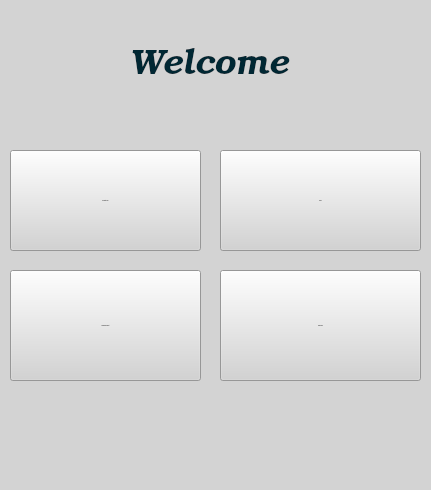
<?xml version="1.0" encoding="UTF-8"?>
<ui version="4.0">
 <class>MainWindow</class>
 <widget class="QMainWindow" name="MainWindow">
  <property name="geometry">
   <rect>
    <x>0</x>
    <y>0</y>
    <width>431</width>
    <height>490</height>
   </rect>
  </property>
  <property name="windowTitle">
   <string>Attendence marking System</string>
  </property>
  <property name="windowIcon">
   <iconset resource="resources.qrc">
    <normaloff>:/images/attendance.png</normaloff>:/images/attendance.png</iconset>
  </property>
  <property name="toolTipDuration">
   <number>-3</number>
  </property>
  <property name="styleSheet">
   <string notr="true">background-color: lightgray;</string>
  </property>
  <widget class="QWidget" name="centralwidget">
   <widget class="QLabel" name="welcomeLable">
    <property name="geometry">
     <rect>
      <x>130</x>
      <y>40</y>
      <width>161</width>
      <height>51</height>
     </rect>
    </property>
    <property name="font">
     <font>
      <family>URW Bookman L</family>
      <pointsize>26</pointsize>
      <italic>true</italic>
     </font>
    </property>
    <property name="styleSheet">
     <string notr="true">color:rgb(0, 39, 51);</string>
    </property>
    <property name="text">
     <string>Welcome</string>
    </property>
   </widget>
   <widget class="QPushButton" name="registerButton">
    <property name="geometry">
     <rect>
      <x>10</x>
      <y>150</y>
      <width>191</width>
      <height>101</height>
     </rect>
    </property>
    <property name="font">
     <font>
      <pointsize>-1</pointsize>
     </font>
    </property>
    <property name="toolTip">
     <string>Register New User</string>
    </property>
    <property name="styleSheet">
     <string notr="true">background-color:rgb(0, 184, 230);
                                  color: white;
                                  font-size: 22px;
                                  border-style: solid;
                                  border-width: 2px;
                                  border-radius: 10px;
                                  }
                                  QPushButton:pressed {
                                  background-color:rgb(0, 143, 179);</string>
    </property>
    <property name="text">
     <string>Register User</string>
    </property>
   </widget>
   <widget class="QPushButton" name="rulesButton">
    <property name="geometry">
     <rect>
      <x>220</x>
      <y>270</y>
      <width>201</width>
      <height>111</height>
     </rect>
    </property>
    <property name="font">
     <font>
      <pointsize>-1</pointsize>
     </font>
    </property>
    <property name="toolTip">
     <string>See Our Rules</string>
    </property>
    <property name="toolTipDuration">
     <number>-3</number>
    </property>
    <property name="styleSheet">
     <string notr="true">background-color:rgb(0, 184, 230);
                                  color: white;
                                  font-size: 22px;
                                  border-style: solid;
                                  border-width: 2px;
                                  border-radius: 10px;
                                  }
                                  QPushButton:pressed {
                                  background-color:rgb(0, 143, 179);

									</string>
    </property>
    <property name="text">
     <string>View Rules</string>
    </property>
   </widget>
   <widget class="QPushButton" name="downloadButton">
    <property name="geometry">
     <rect>
      <x>10</x>
      <y>270</y>
      <width>191</width>
      <height>111</height>
     </rect>
    </property>
    <property name="font">
     <font>
      <pointsize>-1</pointsize>
     </font>
    </property>
    <property name="toolTip">
     <string>Generate and Download Report</string>
    </property>
    <property name="styleSheet">
     <string notr="true">background-color:rgb(0, 184, 230);
                                  color: white;
                                  font-size: 22px;
                                  border-style: solid;
                                  border-width: 2px;
                                  border-radius: 10px;
                                  }
                                  QPushButton:pressed {
                                  background-color:rgb(0, 143, 179);</string>
    </property>
    <property name="text">
     <string>Download Report</string>
    </property>
   </widget>
   <widget class="QPushButton" name="markButton">
    <property name="geometry">
     <rect>
      <x>220</x>
      <y>150</y>
      <width>201</width>
      <height>101</height>
     </rect>
    </property>
    <property name="font">
     <font>
      <pointsize>-1</pointsize>
     </font>
    </property>
    <property name="toolTip">
     <string>Mark your attendence</string>
    </property>
    <property name="styleSheet">
     <string notr="true">background-color:rgb(0, 184, 230);
                                  color: white;
                                  font-size: 22px;
                                  border-style: solid;
                                  border-width: 2px;
                                  border-radius: 10px;
                                  }
                                  QPushButton:pressed {
                                  background-color:rgb(0, 143, 179);</string>
    </property>
    <property name="text">
     <string>Mark</string>
    </property>
   </widget>
  </widget>
 </widget>
 <resources>
  <include location="resources.qrc"/>
 </resources>
 <connections/>
</ui>
